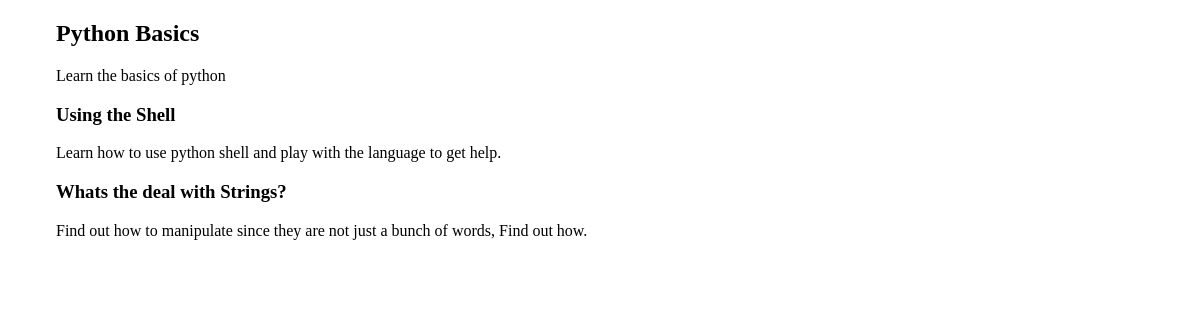
The page /courses/1/ on the database its author committed.
### courses/models.py (models this page shows, shortened)
class Course(models.Model):
    ctrated_at = models.DateTimeField(auto_now_add=True)
    title = models.CharField(max_length=255)
    descrtiption = models.TextField()

class Step(models.Model):
    title = models.CharField(max_length=255)
    descrtiption = models.TextField()
    order = models.IntegerField(default=0)
    course = models.ForeignKey(Course)
    content = models.TextField(blank=True,default='')
    class Meta:
        ordering = ["order",]

### courses/views.py (the view)
# urls.py: url(r'(?P<pk>\d+)/$',views.course_detail),
def course_detail(request, pk):
    course = get_object_or_404(Course,pk=pk)
    return render(request,'courses/course_detail.html',{'course':course})

### courses/templates/courses/course_detail.html (shortened to what this page needs)
{% extends "layout.html" %}
{% block content %}
<article>
  <h2>{{course.title}}</h2>
  {{ course.descrtiption }}
  <section>
    {% for step in course.step_set.all %}
      <h3>{{step.title}}</h3>
        {{ step.descrtiption }}
    {% endfor %}
  </section>
</article>
{% endblock %}

### assets/css/layout.css (style rules this page uses)
html { box-sizing: border-box; }
*, *::after, *::before { box-sizing: inherit; }

### rows shown on the page
Course: title "Python Basics", descrtiption "Learn the basics of python"
Step: title "Using the Shell", descrtiption "Learn how to use python shell and play with the language to get help."
Step: title "Whats the deal with Strings?", descrtiption "Find out how to manipulate since they are not just a bunch of words, Find out how."
